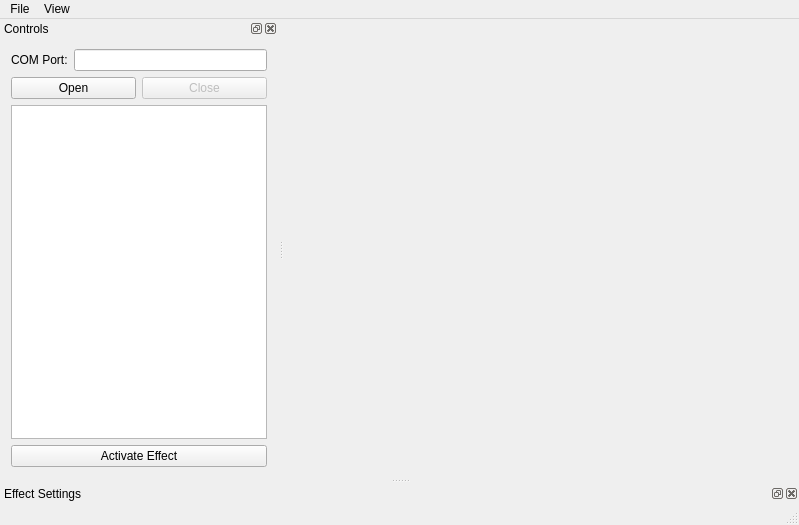
<?xml version="1.0" encoding="UTF-8"?>
<ui version="4.0">
 <class>MainWindow</class>
 <widget class="QMainWindow" name="MainWindow">
  <property name="geometry">
   <rect>
    <x>0</x>
    <y>0</y>
    <width>799</width>
    <height>525</height>
   </rect>
  </property>
  <property name="windowTitle">
   <string>LED Cube</string>
  </property>
  <property name="dockNestingEnabled">
   <bool>true</bool>
  </property>
  <widget class="QWidget" name="centralWidget"/>
  <widget class="QMenuBar" name="menuBar">
   <property name="geometry">
    <rect>
     <x>0</x>
     <y>0</y>
     <width>799</width>
     <height>21</height>
    </rect>
   </property>
   <widget class="QMenu" name="menuMenu">
    <property name="title">
     <string>File</string>
    </property>
    <addaction name="action_Exit"/>
   </widget>
   <widget class="QMenu" name="menuView">
    <property name="title">
     <string>View</string>
    </property>
    <addaction name="action_Controls"/>
   </widget>
   <addaction name="menuMenu"/>
   <addaction name="menuView"/>
  </widget>
  <widget class="QStatusBar" name="statusBar"/>
  <widget class="QDockWidget" name="dockWidget">
   <property name="features">
    <set>QDockWidget::AllDockWidgetFeatures</set>
   </property>
   <property name="windowTitle">
    <string>Controls</string>
   </property>
   <attribute name="dockWidgetArea">
    <number>1</number>
   </attribute>
   <widget class="QWidget" name="dockWidgetContents">
    <layout class="QVBoxLayout" name="verticalLayout_2">
     <item>
      <layout class="QVBoxLayout" name="verticalLayout">
       <item>
        <layout class="QHBoxLayout" name="horizontalLayout_2">
         <item>
          <widget class="QLabel" name="label">
           <property name="text">
            <string>COM Port:</string>
           </property>
          </widget>
         </item>
         <item>
          <widget class="QLineEdit" name="edit_comPort"/>
         </item>
        </layout>
       </item>
       <item>
        <layout class="QHBoxLayout" name="horizontalLayout">
         <item>
          <widget class="QPushButton" name="btn_portOpen">
           <property name="enabled">
            <bool>true</bool>
           </property>
           <property name="text">
            <string>Open</string>
           </property>
          </widget>
         </item>
         <item>
          <widget class="QPushButton" name="btn_portClose">
           <property name="enabled">
            <bool>false</bool>
           </property>
           <property name="text">
            <string>Close</string>
           </property>
          </widget>
         </item>
        </layout>
       </item>
       <item>
        <widget class="QListWidget" name="list_effects"/>
       </item>
       <item>
        <widget class="QPushButton" name="btn_activateEffect">
         <property name="enabled">
          <bool>true</bool>
         </property>
         <property name="text">
          <string>Activate Effect</string>
         </property>
        </widget>
       </item>
      </layout>
     </item>
    </layout>
   </widget>
  </widget>
  <widget class="QDockWidget" name="dock_controls">
   <property name="enabled">
    <bool>true</bool>
   </property>
   <property name="floating">
    <bool>false</bool>
   </property>
   <property name="windowTitle">
    <string>Effect Settings</string>
   </property>
   <attribute name="dockWidgetArea">
    <number>8</number>
   </attribute>
   <widget class="QWidget" name="dockWidgetContents_2"/>
  </widget>
  <action name="action_Exit">
   <property name="text">
    <string>&amp;Exit</string>
   </property>
  </action>
  <action name="action_Controls">
   <property name="checkable">
    <bool>true</bool>
   </property>
   <property name="text">
    <string>&amp;Controls</string>
   </property>
  </action>
 </widget>
 <layoutdefault spacing="6" margin="11"/>
 <resources/>
 <connections>
  <connection>
   <sender>action_Exit</sender>
   <signal>triggered()</signal>
   <receiver>MainWindow</receiver>
   <slot>close()</slot>
   <hints>
    <hint type="sourcelabel">
     <x>-1</x>
     <y>-1</y>
    </hint>
    <hint type="destinationlabel">
     <x>309</x>
     <y>169</y>
    </hint>
   </hints>
  </connection>
  <connection>
   <sender>action_Controls</sender>
   <signal>triggered(bool)</signal>
   <receiver>dockWidget</receiver>
   <slot>setVisible(bool)</slot>
   <hints>
    <hint type="sourcelabel">
     <x>-1</x>
     <y>-1</y>
    </hint>
    <hint type="destinationlabel">
     <x>88</x>
     <y>176</y>
    </hint>
   </hints>
  </connection>
  <connection>
   <sender>dockWidget</sender>
   <signal>visibilityChanged(bool)</signal>
   <receiver>action_Controls</receiver>
   <slot>setChecked(bool)</slot>
   <hints>
    <hint type="sourcelabel">
     <x>88</x>
     <y>176</y>
    </hint>
    <hint type="destinationlabel">
     <x>-1</x>
     <y>-1</y>
    </hint>
   </hints>
  </connection>
 </connections>
</ui>
